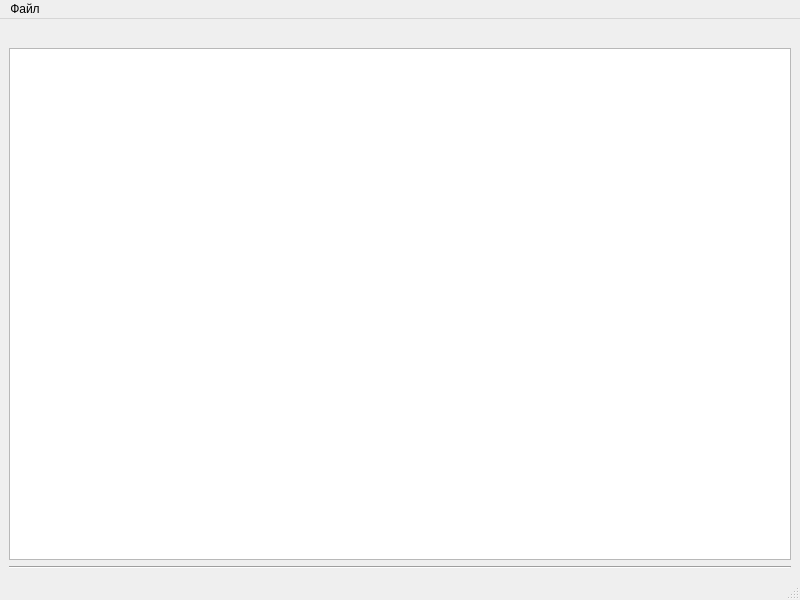
<?xml version="1.0" encoding="UTF-8"?>
<ui version="4.0">
 <class>Database</class>
 <widget class="QMainWindow" name="Database">
  <property name="geometry">
   <rect>
    <x>0</x>
    <y>0</y>
    <width>800</width>
    <height>600</height>
   </rect>
  </property>
  <property name="windowTitle">
   <string>Database</string>
  </property>
  <widget class="QWidget" name="centralwidget">
   <property name="maximumSize">
    <size>
     <width>800</width>
     <height>16777215</height>
    </size>
   </property>
   <layout class="QVBoxLayout" name="verticalLayout">
    <item>
     <widget class="QLabel" name="db_name">
      <property name="text">
       <string/>
      </property>
     </widget>
    </item>
    <item>
     <widget class="QTableView" name="table"/>
    </item>
    <item>
     <widget class="Line" name="line">
      <property name="orientation">
       <enum>Qt::Horizontal</enum>
      </property>
     </widget>
    </item>
   </layout>
  </widget>
  <widget class="QMenuBar" name="menubar">
   <property name="geometry">
    <rect>
     <x>0</x>
     <y>0</y>
     <width>800</width>
     <height>25</height>
    </rect>
   </property>
   <widget class="QMenu" name="menu">
    <property name="title">
     <string>Файл</string>
    </property>
    <addaction name="separator"/>
    <addaction name="separator"/>
    <addaction name="open"/>
    <addaction name="create"/>
   </widget>
   <addaction name="menu"/>
  </widget>
  <widget class="QStatusBar" name="statusbar">
   <property name="cursor">
    <cursorShape>BusyCursor</cursorShape>
   </property>
  </widget>
  <action name="open">
   <property name="text">
    <string>Открыть</string>
   </property>
  </action>
  <action name="create">
   <property name="text">
    <string>Создать</string>
   </property>
  </action>
 </widget>
 <resources/>
 <connections/>
</ui>
